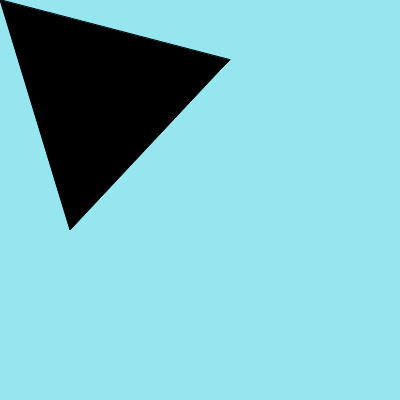
Frame 1 (no input)
Frame 60 (no input): identical to frame 1, image omitted
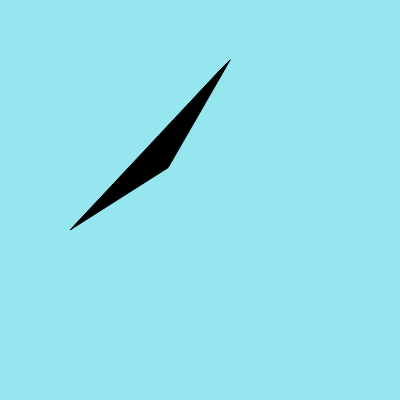
Frame 120 (the mouse pressed at the canvas centre since frame 60)

The p5.js sketch that drew these frames (run headless with seeded random() and noise() and a simulated clock; from frame 60 on, the mouse is pressed at the canvas centre):

// p5.js sketch
// ── sketch.js
// Project Title
// Your Name
// Date
//
// Extra for Experts:
// - describe what you did to take this project "above and beyond"



// universal variables 

// up and down arrows


let x = 0

let y = 0

let r = 0;

let g = 0;

let b = 0;


function setup() {
  createCanvas(400, 400);
}


function keyPressed() {
  if (keyCode === UP_ARROW) {
    if (r <= 255) {
      r += 10
    }
    else 
      r = r
  } else if (keyCode === LEFT_ARROW) {
    if (b <= 255) {
      b += 10
    } 
    else 
      b = b
  } else if (keyCode === RIGHT_ARROW) {
    if (g <= 255) {
      g += 10
    } 
    else 
      g = g
  }
}

function draw() {
  background(150, 230, 240);
  x += (mouseX - x) * 0.03; 
  y += (mouseY - y) * 0.03; 
  keyPressed(); {
    if (keyCode === UP_ARROW) {
      if (r <= 255) {
        r += 10
    }
      else 
      r = r
  } else if (keyCode === LEFT_ARROW) {
    if (b <= 255) {
      b += 10
    } 
    else 
      b = b
  } else if (keyCode === RIGHT_ARROW) {
    if (g <= 255) {
      g += 10
    } 
    else 
      g = g
  }
  }
  fill(r, g, b)
  quad(x, y, 70, 230, 220, 70, 230, 60);
}
